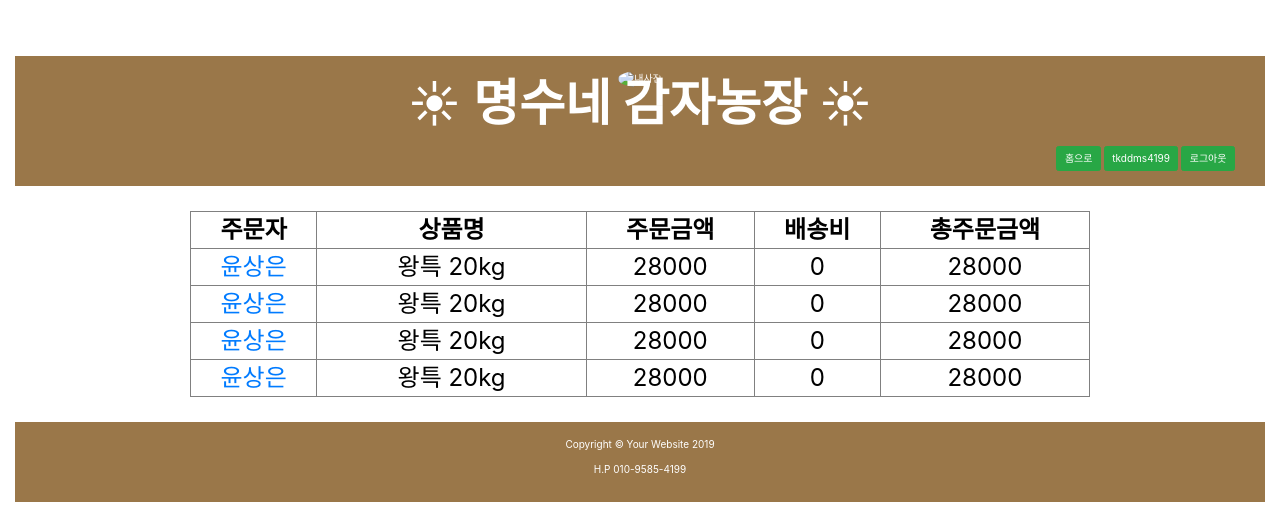
Screenshot of /shop/mypage/ (signed in) with the database file from the repository.
### shop/models.py (models this page shows, shortened)
class Order(models.Model):
    writer = models.CharField(max_length=200, blank=True)
    product = models.CharField(max_length=200, blank=False)
    orderer = models.CharField(max_length=200, blank=False)
    postcode = models.CharField(max_length=100, blank=False)
    address = models.CharField(max_length=800, blank=False)
    phone1 = models.CharField(max_length=100, blank=False)
    phone2 = models.CharField(max_length=100, blank=True)
    email = models.EmailField(max_length=200, blank=True)
    message = models.TextField(blank=True)
    created_date = models.DateTimeField(blank=True, default=timezone.now)
    price = models.IntegerField(blank=True)
    delivery_price = models.IntegerField(blank=True, null=True)
    total_price = models.IntegerField(blank=True)
    potato_price = {'a-5' : 5000, 'a-10' : 9000, 'a-20' : 16000, 'b-5' : 4000, 'b-10' : 7500, 'b-20' : 14000, 'c-5' : 2500, 'c-10' : 4500, 'c-20' : 8000}
    del_price = {'a-5' : 3000, 'a-10' : 4000, 'a-20' : 5000, 'b-5' : 3000, 'b-10' : 4000, 'b-20' : 5000, 'c-5' : 3000, 'c-10' : 4000, 'c-20' : 5000}

### shop/views.py (the view)
# urls.py: path('mypage/', views.mypage, name='mypage'),
@login_required
def mypage(request):
    orders = Order.objects
    return render(request, 'shop/mypage.html', {'orders':orders})

### shop/templates/shop/mypage.html
{% extends "shop/base.html" %}
{% block content %}
    <div class="text-center" style="align: center; color: black; margin-top: -20px;">
        <br><br>
        <table border="1" width="900" height="auto" align="center" style="font-size: 24px;">
            <tr>
                <th style="text-align: center;">주문자</th>
                <th style="text-align: center;" width="30%">상품명</th>
                <th style="text-align: center;">주문금액</th>
                <th style="text-align: center;">배송비</th>
                <th style="text-align: center;">총주문금액</th>
            </tr>
            {% for order in orders.all %}
                <tr>
                    <td style="text-align: center;"><a href="{% url 'order_detail' order.id %}">{{ order.orderer }}</a></td>
                    <td style="text-align: center;" width="30%">{{ order.product }}</td>
                    <td style="text-align: center;">{{ order.price }}</td>
                    <td style="text-align: center;">{{ order.delivery_price }}</td>
                    <td style="text-align: center;">{{ order.total_price }}</td>
                </tr>
            {% endfor %}
        </table>
        <br><br>
    </div>
{% endblock %}

### shop/templates/shop/base.html (shortened to what this page needs)
{% load static %}
<!DOCTYPE html>
<html lang="en">
<head>
    <link rel="stylesheet" href="{% static 'css/shop.css' %}">
    <link rel="stylesheet" href="https://maxcdn.bootstrapcdn.com/bootstrap/3.4.0/css/bootstrap.min.css">
    <link href="vendor/bootstrap/css/bootstrap.min.css" rel="stylesheet">
    <link type="text/css" href="css/shop.css" rel="stylesheet">
</head>
<body style="margin: 0 auto; width: 1250px;">
    <div style="color: #ffffff; background-color: #9a7749;">
        <br>
        <center><img src="https://1.bp.blogspot.com/-8sOPJxaxrTM/Wz7zAzkvwpI/AAAAAAAjrOc/1IC8gb0bfbAnHmmSed-s_YNZxq7ASiOpwCLcBGAs/s1600/TW1320195.png" class="img-responsive img-circle margin" style="display: inline; margin: -15px;" alt="내사진" width="300" height="300"></center>
        <div class="title text-center" style="font-size: 50px; margin: -20px;"><p>☀<strong> 명수네 감자농장 </strong>☀</p></div>
        <br>
        <div class="text-right">
            {% if user.is_active %}
            <div style="margin-right: 30px;">
                <a href="{% url 'home' %}"><button type="button" class="btn btn-success">홈으로</button></a>
                <a href="{% url 'mypage' %}"><button type="button" class="btn btn-success">{{ user.username }}</button></a>
                <a href="{% url 'logout' %}"><button type="button" class="btn btn-success">로그아웃</button></a>
            </div>
            {% endif %}
        </div>
        <br>
    </div>
    <br>
    {% block content %}
    {% endblock %}
    <br>
    <footer class="option-1" style="color: #ffffff; background-color: #9a7749; margin-top: -20px;">
        <div class="">
        <br>
        <p class="text-center">Copyright &copy; Your Website 2019</p>
        <p class="text-center">H.P 010-9585-4199</p>
        <br>
        </div>
    </footer>
</body>
</html>

### shop/static/css/shop.css (style rules this page uses)
body { padding-top: 56px; margin: 0 auto; width: 960px; }

### rows the page displays
Order: orderer "윤상은", product "왕특 20kg", price "28000", delivery_price "0", total_price "28000"
Order: orderer "윤상은", product "왕특 20kg", price "28000", delivery_price "0", total_price "28000"
Order: orderer "윤상은", product "왕특 20kg", price "28000", delivery_price "0", total_price "28000"
Order: orderer "윤상은", product "왕특 20kg", price "28000", delivery_price "0", total_price "28000"

### other values shown
{{ user.username }} "tkddms4199"
